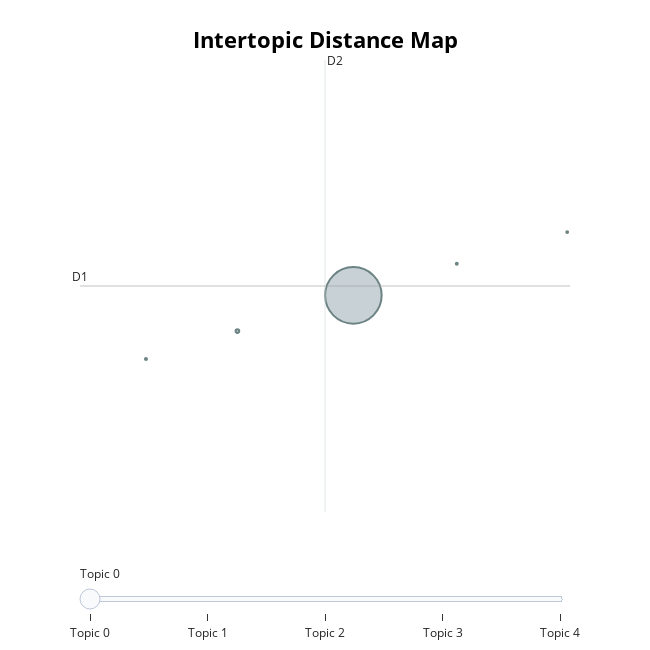

Notebook code for this chart:
### Code cell
topic_model_KeyBERTInspired.visualize_topics()

### Figure 1 — Plotly figure (JSON) as saved in the notebook; plotly's stock layout.template omitted (floating-point values rounded to 4 significant figures)
{"data": [{"customdata": [[0, "salarier | salarié | demande | entreprendre | rémunération", 18385], [1, "accord | entreprise | entreprendre | organisation | agate", 76], [2, "preambule |  |  |  | ", 23], [3, "réserve | adaptation | déplacement | salarié | précision", 21], [4, "deplacement | déplacement | petit | petits | article", 20]], "hovertemplate": "<b>Topic %{customdata[0]}</b><br>%{customdata[1]}<br>Size: %{customdata[2]}", "legendgroup": "", "marker": {"color": "#B0BEC5", "line": {"color": "DarkSlateGrey", "width": 2}, "size": [18385, 76, 23, 21, 20], "sizemode": "area", "sizeref": 11.49, "symbol": "circle"}, "mode": "markers", "name": "", "orientation": "v", "showlegend": false, "type": "scatter", "x": [-1.099, -1.647, -2.079, -0.61, -0.08817], "xaxis": "x", "y": [18.08, 17.48, 17.02, 18.6, 19.13], "yaxis": "y"}], "layout": {"annotations": [{"showarrow": false, "text": "D1", "x": -2.391, "y": 18.23, "yshift": 10}, {"showarrow": false, "text": "D2", "x": -1.233, "xshift": 10, "y": 22.0}], "height": 650, "hoverlabel": {"bgcolor": "white", "font": {"family": "Rockwell", "size": 16}}, "legend": {"itemsizing": "constant", "tracegroupgap": 0}, "margin": {"t": 60}, "shapes": [{"line": {"color": "#CFD8DC", "width": 2}, "type": "line", "x0": -1.233, "x1": -1.233, "y0": 14.46, "y1": 22.0}, {"line": {"color": "#9E9E9E", "width": 2}, "type": "line", "x0": -2.391, "x1": -0.07494, "y0": 18.23, "y1": 18.23}], "sliders": [{"active": 0, "pad": {"t": 50}, "steps": [{"args": [{"marker.color": [["red", "#B0BEC5", "#B0BEC5", "#B0BEC5", "#B0BEC5"]]}], "label": "Topic 0", "method": "update"}, {"args": [{"marker.color": [["#B0BEC5", "red", "#B0BEC5", "#B0BEC5", "#B0BEC5"]]}], "label": "Topic 1", "method": "update"}, {"args": [{"marker.color": [["#B0BEC5", "#B0BEC5", "red", "#B0BEC5", "#B0BEC5"]]}], "label": "Topic 2", "method": "update"}, {"args": [{"marker.color": [["#B0BEC5", "#B0BEC5", "#B0BEC5", "red", "#B0BEC5"]]}], "label": "Topic 3", "method": "update"}, {"args": [{"marker.color": [["#B0BEC5", "#B0BEC5", "#B0BEC5", "#B0BEC5", "red"]]}], "label": "Topic 4", "method": "update"}]}], "title": {"font": {"color": "Black", "size": 22}, "text": "<b>Intertopic Distance Map</b>", "x": 0.5, "xanchor": "center", "y": 0.95, "yanchor": "top"}, "width": 650, "xaxis": {"anchor": "y", "domain": [0, 1], "range": [-2.391, -0.07494], "title": {"text": ""}, "visible": false}, "yaxis": {"anchor": "x", "domain": [0, 1], "range": [14.46, 22.0], "title": {"text": ""}, "visible": false}}}
